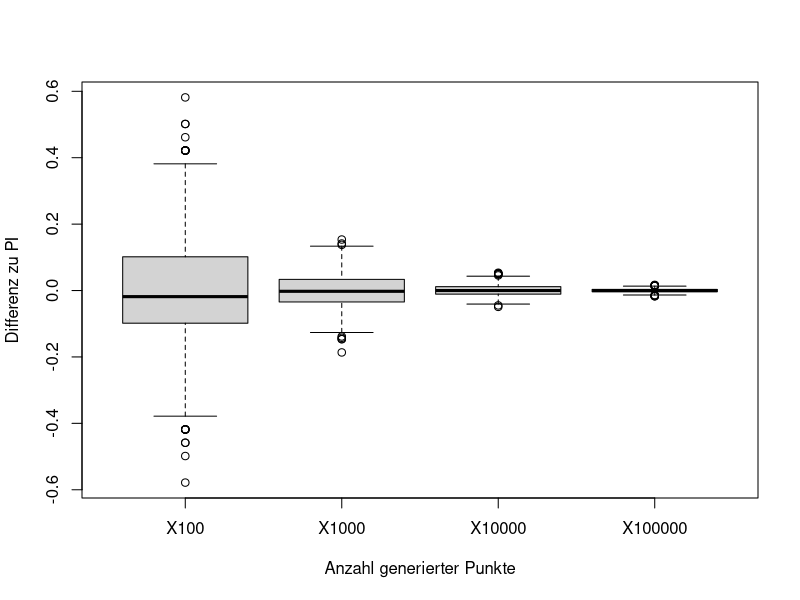
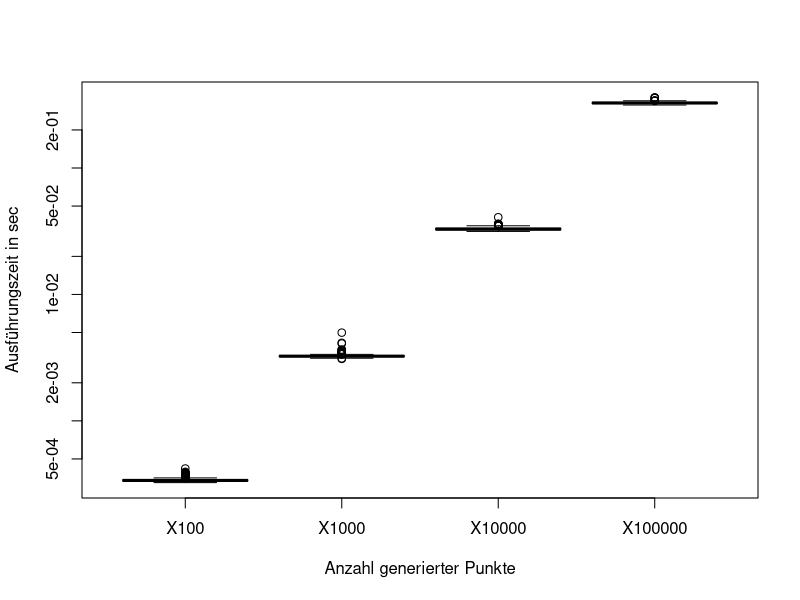

Source code (R) for these figures, in order:
## @knitr read-ue01-3-data
diff <- read.csv(file="piresult_diff.csv", head=TRUE, sep=";")
time <- read.csv(file="piresult_time.csv", head=TRUE, sep=";")

## @knitr plot-ue01-3-data-diff
boxplot(diff, xlab="Anzahl generierter Punkte", ylab="Differenz zu PI")

## @knitr plot-ue01-3-data-time
boxplot(time, xlab="Anzahl generierter Punkte", ylab="Ausführungszeit in sec", log="y")
